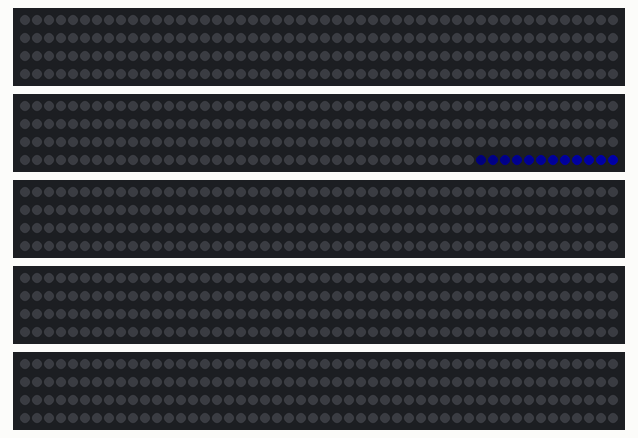
Bench run of a sketch on a simulated Arduino Nano, built with avr-gcc and run on an emulated ATmega328P. Parts: 5 × 200 RGB LEDs in strip order, left to right, continuing on the next row. Dim RGB values are drawn brighter than linear.

Above: at 17.19 s.

The sketch:

Nano-Marquee1000.ino
```cpp
// ============================================================
// Arduino Nano 1000 灯珠通断测试 — FastLED / WS2812B
// 上电即跑蓝色拖尾跑马灯，无串口控制
//
// Nano 只有约 2KB SRAM，无法同时缓存 1000 颗灯（约 3KB）。
// 做法：5 路共用一块 200 灯缓冲，每帧按路填充并单独 show。
//
// 布局：5 路 × 200 灯 = 1000（数据脚 D2..D6，与 LEDControl.ino 一致）
// Arduino IDE：开发板选 Arduino Nano，安装 FastLED
// ============================================================
#include <FastLED.h>

#define NUM_STRIPS 5
#define LEDS_PER_STRIP 200
#define TOTAL_LEDS (NUM_STRIPS * LEDS_PER_STRIP)

#define STRIP_PIN_1 2
#define STRIP_PIN_2 3
#define STRIP_PIN_3 4
#define STRIP_PIN_4 5
#define STRIP_PIN_5 6

#define DEFAULT_BRIGHTNESS 40
#define MARQUEE_INTERVAL_MS 30
#define MARQUEE_TRAIL 12
#define MAX_POWER_MA 4000

// 仅 200×3 = 600 字节，Nano 可承受
CRGB leds[LEDS_PER_STRIP];

uint16_t marqueePos = 0;
uint32_t lastMarqueeMs = 0;

void fillStripForHead(uint8_t strip, uint16_t headPos) {
  fill_solid(leds, LEDS_PER_STRIP, CRGB::Black);

  const uint16_t stripBase = static_cast<uint16_t>(strip) * LEDS_PER_STRIP;

  for (uint8_t t = 0; t < MARQUEE_TRAIL; t++) {
    const int16_t pos = static_cast<int16_t>(headPos) - static_cast<int16_t>(t);
    if (pos < 0) {
      continue;
    }

    const uint16_t absPos = static_cast<uint16_t>(pos);
    if (absPos < stripBase || absPos >= stripBase + LEDS_PER_STRIP) {
      continue;
    }

    const uint16_t index = absPos - stripBase;
    const uint8_t fade = static_cast<uint8_t>(255 - (t * (255 / MARQUEE_TRAIL)));
    leds[index] = CRGB(0, 0, fade);
  }
}

void showAllStrips(uint16_t headPos) {
  for (uint8_t s = 0; s < NUM_STRIPS; s++) {
    fillStripForHead(s, headPos);
    // 只刷新这一路，避免 5 路共用缓冲时互相覆盖
    FastLED[s].showLeds(DEFAULT_BRIGHTNESS);
  }
}

void setup() {
  FastLED.addLeds<WS2812B, STRIP_PIN_1, GRB>(leds, LEDS_PER_STRIP);
  FastLED.addLeds<WS2812B, STRIP_PIN_2, GRB>(leds, LEDS_PER_STRIP);
  FastLED.addLeds<WS2812B, STRIP_PIN_3, GRB>(leds, LEDS_PER_STRIP);
  FastLED.addLeds<WS2812B, STRIP_PIN_4, GRB>(leds, LEDS_PER_STRIP);
  FastLED.addLeds<WS2812B, STRIP_PIN_5, GRB>(leds, LEDS_PER_STRIP);

  FastLED.setBrightness(DEFAULT_BRIGHTNESS);
  FastLED.setMaxPowerInVoltsAndMilliamps(5, MAX_POWER_MA);

  fill_solid(leds, LEDS_PER_STRIP, CRGB::Black);
  for (uint8_t s = 0; s < NUM_STRIPS; s++) {
    FastLED[s].showLeds(DEFAULT_BRIGHTNESS);
  }

  marqueePos = 0;
  lastMarqueeMs = millis();
}

void loop() {
  const uint32_t now = millis();
  if (now - lastMarqueeMs < MARQUEE_INTERVAL_MS) {
    return;
  }

  lastMarqueeMs = now;
  showAllStrips(marqueePos);
  marqueePos = static_cast<uint16_t>((marqueePos + 1) % TOTAL_LEDS);
}
```
